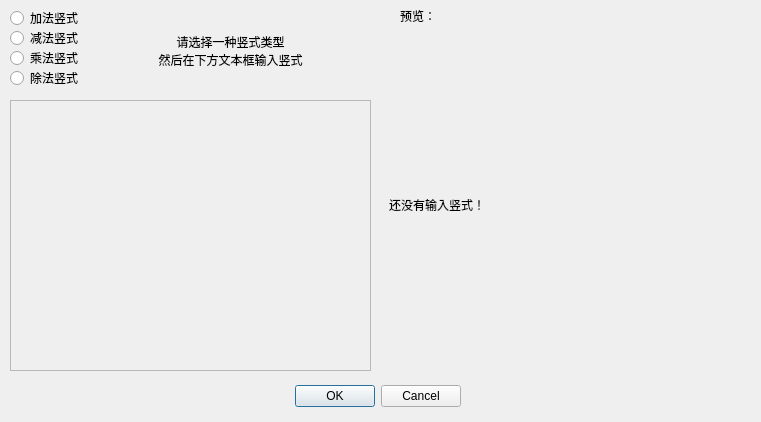
<?xml version="1.0" encoding="UTF-8"?>
<ui version="4.0">
 <class>DialogMP</class>
 <widget class="QDialog" name="DialogMP">
  <property name="geometry">
   <rect>
    <x>0</x>
    <y>0</y>
    <width>761</width>
    <height>422</height>
   </rect>
  </property>
  <property name="windowTitle">
   <string>手动出题</string>
  </property>
  <widget class="QDialogButtonBox" name="buttonBox">
   <property name="geometry">
    <rect>
     <x>120</x>
     <y>380</y>
     <width>341</width>
     <height>32</height>
    </rect>
   </property>
   <property name="orientation">
    <enum>Qt::Horizontal</enum>
   </property>
   <property name="standardButtons">
    <set>QDialogButtonBox::Cancel|QDialogButtonBox::Ok</set>
   </property>
  </widget>
  <widget class="QRadioButton" name="rdbAdd">
   <property name="geometry">
    <rect>
     <x>10</x>
     <y>10</y>
     <width>89</width>
     <height>16</height>
    </rect>
   </property>
   <property name="text">
    <string>加法竖式</string>
   </property>
  </widget>
  <widget class="QRadioButton" name="rdbSub">
   <property name="geometry">
    <rect>
     <x>10</x>
     <y>30</y>
     <width>89</width>
     <height>16</height>
    </rect>
   </property>
   <property name="text">
    <string>减法竖式</string>
   </property>
  </widget>
  <widget class="QRadioButton" name="rdbMul">
   <property name="geometry">
    <rect>
     <x>10</x>
     <y>50</y>
     <width>89</width>
     <height>16</height>
    </rect>
   </property>
   <property name="text">
    <string>乘法竖式</string>
   </property>
  </widget>
  <widget class="QRadioButton" name="rdbDiv">
   <property name="geometry">
    <rect>
     <x>10</x>
     <y>70</y>
     <width>89</width>
     <height>16</height>
    </rect>
   </property>
   <property name="text">
    <string>除法竖式</string>
   </property>
  </widget>
  <widget class="QLabel" name="lblGuide">
   <property name="geometry">
    <rect>
     <x>100</x>
     <y>10</y>
     <width>261</width>
     <height>81</height>
    </rect>
   </property>
   <property name="text">
    <string>请选择一种竖式类型
然后在下方文本框输入竖式</string>
   </property>
   <property name="alignment">
    <set>Qt::AlignCenter</set>
   </property>
  </widget>
  <widget class="QTextEdit" name="textEdit">
   <property name="enabled">
    <bool>false</bool>
   </property>
   <property name="geometry">
    <rect>
     <x>10</x>
     <y>100</y>
     <width>361</width>
     <height>271</height>
    </rect>
   </property>
  </widget>
  <widget class="QLabel" name="lbl0">
   <property name="geometry">
    <rect>
     <x>400</x>
     <y>10</y>
     <width>54</width>
     <height>12</height>
    </rect>
   </property>
   <property name="text">
    <string>预览：</string>
   </property>
  </widget>
  <widget class="QWidget" name="gridLayoutWidget">
   <property name="geometry">
    <rect>
     <x>389</x>
     <y>39</y>
     <width>361</width>
     <height>331</height>
    </rect>
   </property>
   <layout class="QGridLayout" name="gridLayout">
    <item row="0" column="0">
     <widget class="QLabel" name="lblPreview">
      <property name="text">
       <string>还没有输入竖式！</string>
      </property>
      <property name="alignment">
       <set>Qt::AlignLeading|Qt::AlignLeft|Qt::AlignVCenter</set>
      </property>
     </widget>
    </item>
   </layout>
  </widget>
 </widget>
 <resources/>
 <connections>
  <connection>
   <sender>buttonBox</sender>
   <signal>accepted()</signal>
   <receiver>DialogMP</receiver>
   <slot>accept()</slot>
   <hints>
    <hint type="sourcelabel">
     <x>248</x>
     <y>254</y>
    </hint>
    <hint type="destinationlabel">
     <x>157</x>
     <y>274</y>
    </hint>
   </hints>
  </connection>
  <connection>
   <sender>buttonBox</sender>
   <signal>rejected()</signal>
   <receiver>DialogMP</receiver>
   <slot>reject()</slot>
   <hints>
    <hint type="sourcelabel">
     <x>316</x>
     <y>260</y>
    </hint>
    <hint type="destinationlabel">
     <x>286</x>
     <y>274</y>
    </hint>
   </hints>
  </connection>
 </connections>
</ui>
